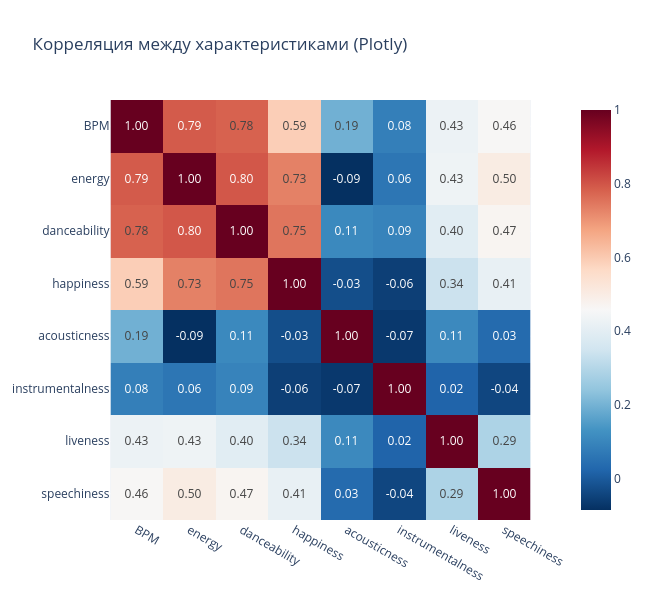

Notebook code cell kept with this figure:
### Code cell
# Plotly
fig = px.imshow(
    corr,
    text_auto='.2f',
    color_continuous_scale='RdBu_r',
    title='Корреляция между характеристиками (Plotly)'
)
fig.update_layout(width=650, height=600)
fig.show()

### Figure 1 — Plotly figure (JSON) as saved in the notebook; plotly's stock layout.template omitted (floating-point values rounded to 4 significant figures)
{"data": [{"coloraxis": "coloraxis", "hovertemplate": "x: %{x}<br>y: %{y}<br>color: %{z}<extra></extra>", "name": "0", "texttemplate": "%{z:.2f}", "type": "heatmap", "x": ["BPM", "energy", "danceability", "happiness", "acousticness", "instrumentalness", "liveness", "speechiness"], "xaxis": "x", "y": ["BPM", "energy", "danceability", "happiness", "acousticness", "instrumentalness", "liveness", "speechiness"], "yaxis": "y", "z": [[1.0, 0.7904, 0.7793, 0.591, 0.1944, 0.08357, 0.4258, 0.4623], [0.7904, 1.0, 0.7963, 0.7307, -0.08558, 0.06106, 0.4307, 0.5016], [0.7793, 0.7963, 1.0, 0.7496, 0.1073, 0.09359, 0.3952, 0.4704], [0.591, 0.7307, 0.7496, 1.0, -0.02571, -0.05502, 0.3396, 0.4137], [0.1944, -0.08558, 0.1073, -0.02571, 1.0, -0.06859, 0.1085, 0.0345], [0.08357, 0.06106, 0.09359, -0.05502, -0.06859, 1.0, 0.0194, -0.04114], [0.4258, 0.4307, 0.3952, 0.3396, 0.1085, 0.0194, 1.0, 0.2865], [0.4623, 0.5016, 0.4704, 0.4137, 0.0345, -0.04114, 0.2865, 1.0]]}], "layout": {"coloraxis": {"autocolorscale": false, "colorscale": [[0, "rgb(5,48,97)"], [0.1, "rgb(33,102,172)"], [0.2, "rgb(67,147,195)"], [0.3, "rgb(146,197,222)"], [0.4, "rgb(209,229,240)"], [0.5, "rgb(247,247,247)"], [0.6, "rgb(253,219,199)"], [0.7, "rgb(244,165,130)"], [0.8, "rgb(214,96,77)"], [0.9, "rgb(178,24,43)"], [1, "rgb(103,0,31)"]]}, "height": 600, "title": {"text": "Корреляция между характеристиками (Plotly)"}, "width": 650, "xaxis": {"anchor": "y", "constrain": "domain", "domain": [0, 1], "scaleanchor": "y"}, "yaxis": {"anchor": "x", "autorange": "reversed", "constrain": "domain", "domain": [0, 1]}}}
